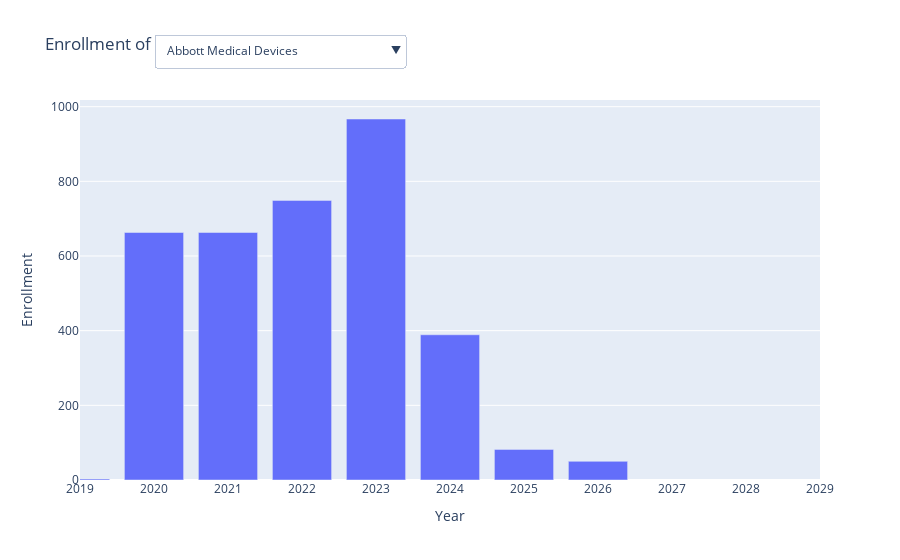

Notebook code cell kept with this figure:
### Code cell
import pandas as pd
import plotly.graph_objects as go

# Sort the unique sponsors alphabetically
sorted_sponsors = sorted(grouped_df['Sponsor'].unique())

# Create a copy of the DataFrame
bar_df = competitor_trials_df[["NCT Number", "Start Date", "Completion Date", "Sponsor", "Enrollment"]].copy()

# Merge with competitor_trials_one_cond on "NCT Number"
bar_df = pd.merge(bar_df, competitor_trials_one_cond[["NCT Number", "Group"]], on="NCT Number", how="inner")

# Convert 'Enrollment' to int and extract 'Year' and 'Completion Year' from dates
bar_df['Enrollment'] = bar_df['Enrollment'].astype(int)
bar_df['Year'] = bar_df['Start Date'].str[:4].astype(int)
bar_df['Completion Year'] = bar_df['Completion Date'].str[:4].astype(int)

# Drop rows with NaN 'Year' or 'Completion Year'
bar_df = bar_df.dropna(subset=['Year', 'Completion Year'])

# Create a new DataFrame with a row for each year that a study is active
expanded_df = pd.DataFrame([(group, year, sponsor, enrollment)
                            for _, row in bar_df.iterrows()
                            for group in [row['Group']]
                            for year in range(row['Year'], row['Completion Year'] + 1)
                            for sponsor in [row['Sponsor']]
                            for enrollment in [row['Enrollment']]],
                           columns=['Group', 'Year', 'Sponsor', 'Enrollment'])

# Group by 'Group', 'Year', and 'Sponsor' and sum the enrollment
grouped_df = expanded_df.groupby(['Group', 'Year', 'Sponsor'])['Enrollment'].sum().reset_index()

# Create a stacked bar chart for each sponsor
fig = go.Figure()

# Add a dropdown menu
buttons = []
for sponsor in sorted(grouped_df['Sponsor'].unique()):
    df = grouped_df[grouped_df['Sponsor'] == sponsor]
    for group in df['Group'].unique():
        fig.add_trace(go.Bar(x=df[df['Group'] == group]['Year'], 
                             y=df[df['Group'] == group]['Enrollment'], 
                             name=group,
                             visible=(sponsor == sorted_sponsors[0])))
    buttons.append(dict(method='update',
                        label=sponsor,
                        args=[{'visible': [sponsor == s for s in sorted_sponsors]}]))

# Calculate the minimum start date and the maximum completion date
min_start_date = bar_df['Year'].min()
max_completion_date = bar_df['Completion Year'].max()

# Calculate the range of years
years = list(range(min_start_date, max_completion_date + 1))

fig.update_layout(
    title="Enrollment of Competitor Trials by Year",
    xaxis_title="Year",
    yaxis_title="Enrollment",
    xaxis=dict(
        range=[min_start_date, max_completion_date],  # Set the range for the x-axis
        tickvals=years,  # Set the tick values to the list of years
        ticktext=years  # Set the tick labels to the list of years
    ),
    updatemenus=[
        dict(
            buttons=buttons,
            direction="down",
            pad={"r": 10, "t": 10},
            showactive=True,
            x=0.1,
            xanchor="left",
            y=1.2,  # Increase this value to move the dropdown menu higher
            yanchor="top"
        ),
    ],
    barmode='stack'
)

fig.show()

### Figure 1 — Plotly figure (JSON) as saved in the notebook; plotly's stock layout.template omitted (floating-point values rounded to 4 significant figures)
{"data": [{"name": "Cardiovascular Disease", "type": "bar", "visible": true, "x": [2019, 2020, 2021, 2022, 2023, 2024, 2025, 2026], "y": [3, 663, 663, 749, 967, 389, 82, 50]}, {"name": "Cardiovascular Disease", "type": "bar", "visible": false, "x": [2020, 2021, 2022, 2023, 2024, 2025, 2026], "y": [18, 18, 46777, 46777, 7297, 7297, 7297]}, {"name": "Diabetes", "type": "bar", "visible": false, "x": [2023, 2024, 2025, 2026], "y": [592, 592, 592, 592]}, {"name": "Liver Disease", "type": "bar", "visible": false, "x": [2021, 2022, 2023], "y": [20, 45, 25]}, {"name": "Obesity", "type": "bar", "visible": false, "x": [2019, 2020, 2021, 2022, 2023, 2024, 2025, 2026], "y": [60, 170, 170, 182, 1256, 1276, 1184, 1184]}, {"name": "Cardiovascular Disease", "type": "bar", "visible": false, "x": [2020, 2021, 2022, 2023, 2024, 2025, 2026], "y": [24636, 33219, 39932, 33097, 2937, 1477, 1000]}, {"name": "Diabetes", "type": "bar", "visible": false, "x": [2019, 2020, 2021, 2022, 2023, 2024], "y": [621, 240920, 241783, 241147, 240900, 679]}, {"name": "Endocrine Disorder", "type": "bar", "visible": false, "x": [2023, 2024, 2025], "y": [1090, 1090, 1090]}, {"name": "Kidney Disease", "type": "bar", "visible": false, "x": [2019, 2020, 2021, 2022, 2023, 2024, 2025, 2026], "y": [1938, 1008913, 1009701, 3692796, 3693560, 3700, 1329, 300]}, {"name": "Liver Disease", "type": "bar", "visible": false, "x": [2021, 2022, 2023, 2024], "y": [12, 24, 114, 118]}, {"name": "Cardiovascular Disease", "type": "bar", "visible": false, "x": [2020, 2021, 2022, 2023, 2024], "y": [6016, 7052, 7652, 6616, 6016]}, {"name": "Diabetes", "type": "bar", "visible": false, "x": [2019, 2020, 2021, 2022, 2023, 2024, 2025, 2026, 2027, 2028], "y": [24, 2056, 339359, 413130, 91954, 76007, 11507, 5500, 5500, 5500]}, {"name": "Kidney Disease", "type": "bar", "visible": false, "x": [2020, 2021, 2022, 2023, 2024, 2025, 2026, 2027, 2028], "y": [243, 337575, 411793, 1090398, 1074578, 12078, 5819, 5819, 5600]}, {"name": "Liver Disease", "type": "bar", "visible": false, "x": [2022, 2023, 2024, 2025], "y": [27, 27, 32, 32]}, {"name": "Cardiovascular Disease", "type": "bar", "visible": false, "x": [2020, 2021, 2022, 2023, 2024, 2025, 2026, 2027], "y": [530, 530, 5252, 5252, 11252, 6600, 6000, 6000]}, {"name": "Diabetes", "type": "bar", "visible": false, "x": [2019, 2020, 2021, 2022, 2023, 2024, 2025, 2026], "y": [13654, 29429, 540854, 526111, 578834, 548434, 547750, 600]}, {"name": "Kidney Disease", "type": "bar", "visible": false, "x": [2019, 2020, 2021, 2022, 2023], "y": [28, 28, 484, 484, 261]}, {"name": "Obesity", "type": "bar", "visible": false, "x": [2020, 2021, 2022, 2023, 2024, 2025, 2026], "y": [87, 474, 469, 6668, 7530, 7476, 7260]}, {"name": "Diabetes", "type": "bar", "visible": false, "x": [2020, 2021, 2022, 2023, 2024], "y": [154, 65, 165, 255, 165]}, {"name": "Diabetes", "type": "bar", "visible": false, "x": [2021, 2022, 2023, 2024, 2025], "y": [159, 499, 15803, 15604, 15000]}, {"name": "Cardiovascular Disease", "type": "bar", "visible": false, "x": [2023, 2024, 2025, 2026, 2027, 2028, 2029], "y": [432, 12932, 12932, 12932, 12500, 12500, 12500]}, {"name": "Diabetes", "type": "bar", "visible": false, "x": [2019, 2020, 2021, 2022, 2023, 2024, 2025, 2026, 2027], "y": [3808, 19796, 21950, 21913, 29454, 30063, 25515, 3512, 2030]}, {"name": "Kidney Disease", "type": "bar", "visible": false, "x": [2023, 2024, 2025, 2026], "y": [2760, 2760, 2760, 140]}, {"name": "Obesity", "type": "bar", "visible": false, "x": [2019, 2020, 2021, 2022, 2023, 2024, 2025, 2026, 2027], "y": [5078, 5433, 12399, 44640, 70663, 66594, 58200, 47298, 36748]}, {"name": "Diabetes", "type": "bar", "visible": false, "x": [2020, 2021, 2022, 2023, 2024, 2025], "y": [42, 294, 252, 1050, 1392, 1392]}, {"name": "Obesity", "type": "bar", "visible": false, "x": [2023, 2024, 2025], "y": [450, 792, 792]}, {"name": "Diabetes", "type": "bar", "visible": false, "x": [2021, 2022, 2023, 2024, 2025], "y": [377, 808, 1594, 1396, 513]}, {"name": "Kidney Disease", "type": "bar", "visible": false, "x": [2019, 2020, 2021], "y": [54, 54, 54]}, {"name": "Liver Disease", "type": "bar", "visible": false, "x": [2020, 2021, 2022, 2023], "y": [96, 96, 48, 24]}, {"name": "Obesity", "type": "bar", "visible": false, "x": [2021, 2022], "y": [254, 254]}, {"name": "Cardiovascular Disease", "type": "bar", "visible": false, "x": [2019, 2020, 2021, 2022, 2023, 2024, 2025, 2026, 2027], "y": [919, 1659617, 20984, 20043, 226444, 20210, 19283, 17313, 17013]}, {"name": "Liver Disease", "type": "bar", "visible": false, "x": [2021, 2022, 2023], "y": [109, 185, 76]}, {"name": "Obesity", "type": "bar", "visible": false, "x": [2022, 2023], "y": [126, 126]}, {"name": "Cardiovascular Disease", "type": "bar", "visible": false, "x": [2021, 2022, 2023, 2024, 2025], "y": [72, 488, 416, 416, 416]}, {"name": "Diabetes", "type": "bar", "visible": false, "x": [2019, 2020, 2021, 2022, 2023], "y": [412, 449, 545, 114, 18]}, {"name": "Liver Disease", "type": "bar", "visible": false, "x": [2019, 2020, 2021, 2022, 2023, 2024], "y": [42, 89, 64, 48, 52, 28]}, {"name": "Obesity", "type": "bar", "visible": false, "x": [2020, 2021, 2022, 2023, 2024], "y": [107399, 797, 1532, 1604, 122]}, {"name": "Cardiovascular Disease", "type": "bar", "visible": false, "x": [2021, 2022, 2023], "y": [163, 163, 163]}, {"name": "Diabetes", "type": "bar", "visible": false, "x": [2019, 2020, 2021, 2022, 2023, 2024], "y": [1605, 1605, 798, 1566, 1538, 200]}, {"name": "Diabetes", "type": "bar", "visible": false, "x": [2022, 2023, 2024, 2025], "y": [78, 332, 364, 150]}, {"name": "Kidney Disease", "type": "bar", "visible": false, "x": [2023, 2024, 2025], "y": [123, 180, 180]}], "layout": {"barmode": "stack", "title": {"text": "Enrollment of Competitor Trials by Year"}, "updatemenus": [{"buttons": [{"args": [{"visible": [true, false, false, false, false, false, false, false, false, false, false, false, false, false]}], "label": "Abbott Medical Devices", "method": "update"}, {"args": [{"visible": [false, true, false, false, false, false, false, false, false, false, false, false, false, false]}], "label": "Amgen", "method": "update"}, {"args": [{"visible": [false, false, true, false, false, false, false, false, false, false, false, false, false, false]}], "label": "AstraZeneca", "method": "update"}, {"args": [{"visible": [false, false, false, true, false, false, false, false, false, false, false, false, false, false]}], "label": "Bayer", "method": "update"}, {"args": [{"visible": [false, false, false, false, true, false, false, false, false, false, false, false, false, false]}], "label": "Boehringer Ingelheim", "method": "update"}, {"args": [{"visible": [false, false, false, false, false, true, false, false, false, false, false, false, false, false]}], "label": "Chong Kun Dang Pharmaceutical", "method": "update"}, {"args": [{"visible": [false, false, false, false, false, false, true, false, false, false, false, false, false, false]}], "label": "Daewoong Pharmaceutical Co. LTD.", "method": "update"}, {"args": [{"visible": [false, false, false, false, false, false, false, true, false, false, false, false, false, false]}], "label": "Eli Lilly and Company", "method": "update"}, {"args": [{"visible": [false, false, false, false, false, false, false, false, true, false, false, false, false, false]}], "label": "Innovent Biologics (Suzhou) Co. Ltd.", "method": "update"}, {"args": [{"visible": [false, false, false, false, false, false, false, false, false, true, false, false, false, false]}], "label": "Jiangsu HengRui Medicine Co., Ltd.", "method": "update"}, {"args": [{"visible": [false, false, false, false, false, false, false, false, false, false, true, false, false, false]}], "label": "Novartis Pharmaceuticals", "method": "update"}, {"args": [{"visible": [false, false, false, false, false, false, false, false, false, false, false, true, false, false]}], "label": "Pfizer", "method": "update"}, {"args": [{"visible": [false, false, false, false, false, false, false, false, false, false, false, false, true, false]}], "label": "Sanofi", "method": "update"}, {"args": [{"visible": [false, false, false, false, false, false, false, false, false, false, false, false, false, true]}], "label": "Shandong Suncadia Medicine Co., Ltd.", "method": "update"}], "direction": "down", "pad": {"r": 10, "t": 10}, "showactive": true, "x": 0.1, "xanchor": "left", "y": 1.2, "yanchor": "top"}], "xaxis": {"range": [2019, 2029], "ticktext": [2019, 2020, 2021, 2022, 2023, 2024, 2025, 2026, 2027, 2028, 2029], "tickvals": [2019, 2020, 2021, 2022, 2023, 2024, 2025, 2026, 2027, 2028, 2029], "title": {"text": "Year"}}, "yaxis": {"title": {"text": "Enrollment"}}}}
